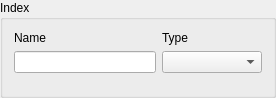
<?xml version="1.0" encoding="UTF-8"?>
<ui version="4.0">
 <class>IndexWidgetForm</class>
 <widget class="QWidget" name="IndexWidgetForm">
  <property name="geometry">
   <rect>
    <x>0</x>
    <y>0</y>
    <width>276</width>
    <height>98</height>
   </rect>
  </property>
  <property name="windowTitle">
   <string>Index</string>
  </property>
  <layout class="QGridLayout" name="gridLayout">
   <property name="margin">
    <number>0</number>
   </property>
   <item row="0" column="0">
    <widget class="QGroupBox" name="m_groupBox">
     <property name="title">
      <string>Index</string>
     </property>
     <property name="flat">
      <bool>false</bool>
     </property>
     <layout class="QGridLayout" name="gridLayout_6">
      <property name="margin">
       <number>11</number>
      </property>
      <item row="0" column="0">
       <layout class="QGridLayout" name="gridLayout_5">
        <item row="0" column="0">
         <layout class="QGridLayout" name="gridLayout_4">
          <item row="0" column="0">
           <layout class="QGridLayout" name="gridLayout_3">
            <item row="0" column="0">
             <widget class="QLabel" name="label">
              <property name="text">
               <string>Name</string>
              </property>
             </widget>
            </item>
            <item row="1" column="0">
             <widget class="QLineEdit" name="m_nameLineEdit"/>
            </item>
           </layout>
          </item>
          <item row="0" column="1">
           <layout class="QGridLayout" name="gridLayout_2">
            <item row="0" column="0">
             <widget class="QLabel" name="label_2">
              <property name="text">
               <string>Type</string>
              </property>
             </widget>
            </item>
            <item row="1" column="0">
             <widget class="QComboBox" name="m_typeComboBox">
              <property name="minimumSize">
               <size>
                <width>100</width>
                <height>0</height>
               </size>
              </property>
             </widget>
            </item>
           </layout>
          </item>
         </layout>
        </item>
        <item row="1" column="0">
         <widget class="QWidget" name="m_widget" native="true">
          <property name="sizePolicy">
           <sizepolicy hsizetype="MinimumExpanding" vsizetype="MinimumExpanding">
            <horstretch>0</horstretch>
            <verstretch>0</verstretch>
           </sizepolicy>
          </property>
         </widget>
        </item>
       </layout>
      </item>
     </layout>
    </widget>
   </item>
  </layout>
 </widget>
 <resources/>
 <connections/>
</ui>
